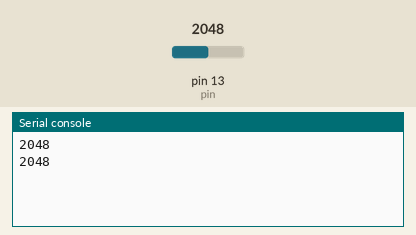
A program run on a simulated MicroPython board. Parts: the last lines printed to the serial console. The inputs (shaded band) are chosen by the test bench; at power-on: pin 13 (pin) = 2048 (analog values on the 0–4095 scale).

Above: at 1.2 s.
1.3 s: pin 13 (pin) set to 2866
At 2.6 s:
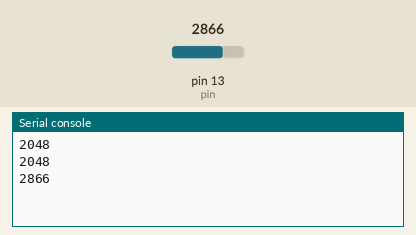
2.8 s: pin 13 (pin) set to 3603
At 3.8 s:
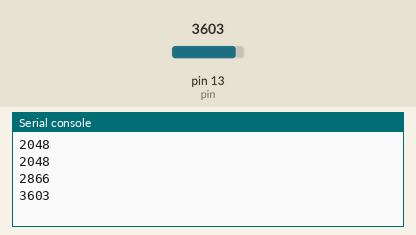
Timing chart, 0 to 5.8 s (numbered marks = the images above; inputs shaded):
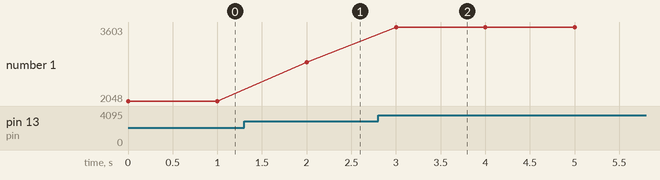

The program:

main_humedad.py
```python
from machine import ADC
import time
adc = ADC() # creamos el objeto para el convertidor
pin_analogico = adc.channel(pin='P13', attn=ADC.ATTN_11DB)
while(True):
# configuramos el pin 13, no olvidar el atenuador
    valor = pin_analogico.value() # realizamos la lectura
    print(valor) # mostramos por pantalla
    time.sleep(1)
```

Measured:
- after the input at 1.3 s, the serial console: prints a new line after 0.70 s (image 1)
- after the input at 2.8 s, the serial console: prints a new line after 0.20 s (image 2)
- plotted number 1: 2048 → 2866 after the input at 1.3 s, 2866 → 3603 after the input at 2.8 s
